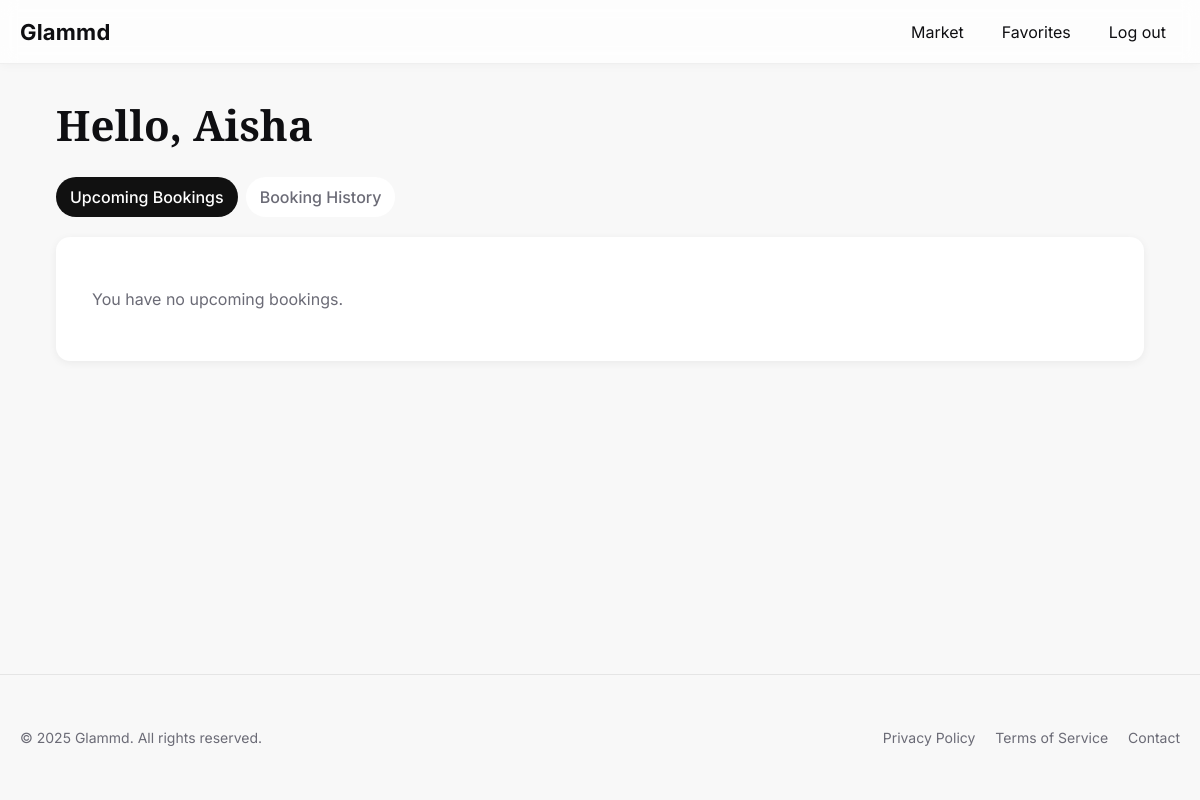
Before: /intial/clientdashboard.php (signed in) with the older database file.
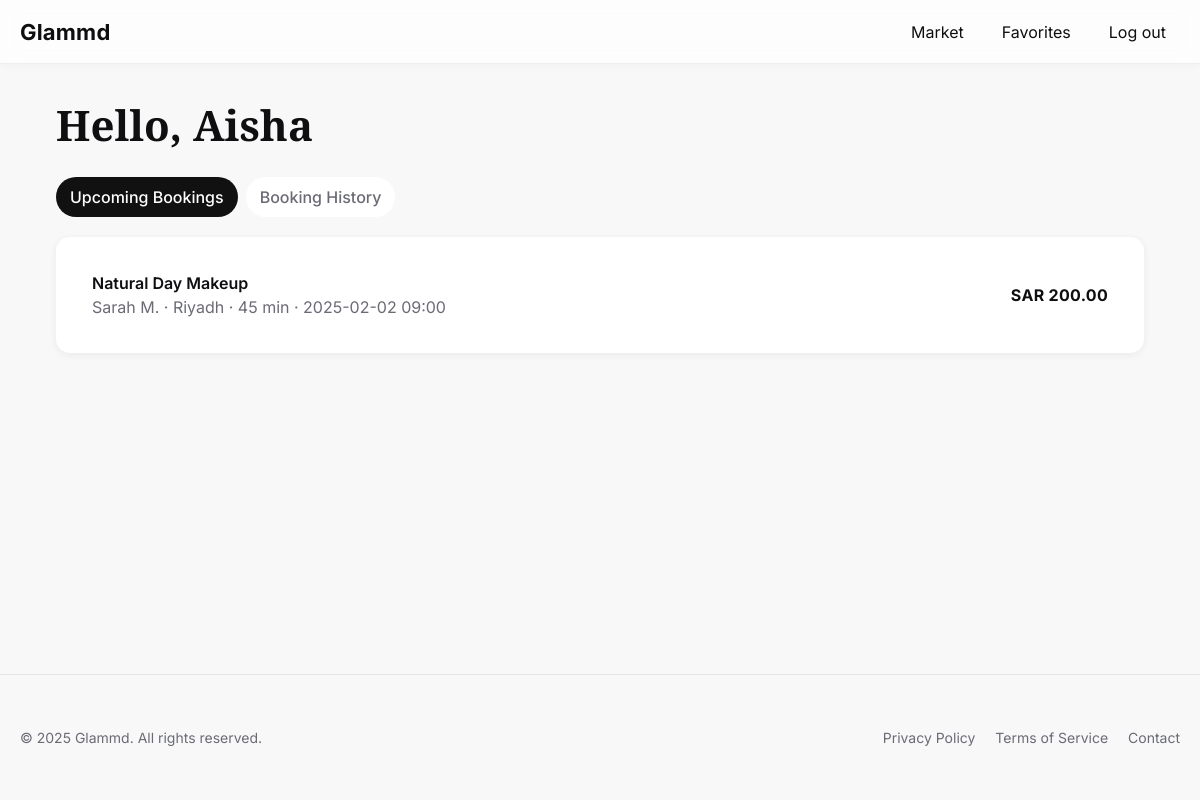
After: the same page with the newer database file.
### tables this page shows
CREATE TABLE `Booking` (
  `booking_id` int UNSIGNED NOT NULL AUTO_INCREMENT,
  `client_id` int UNSIGNED NOT NULL,
  `professional_id` int UNSIGNED NOT NULL,
  `service_id` int UNSIGNED NOT NULL,
  `time` datetime NOT NULL,
  `client_notes` text,
  `status` enum('confirmed','completed','cancelled') NOT NULL DEFAULT 'confirmed',
  PRIMARY KEY (`booking_id`),
  CONSTRAINT `fk_booking_client`
      FOREIGN KEY (`client_id`) REFERENCES `Client` (`client_id`) ON DELETE CASCADE,
  CONSTRAINT `fk_booking_professional`
      FOREIGN KEY (`professional_id`) REFERENCES `Professional` (`professional_id`) ON DELETE CASCADE,
  CONSTRAINT `fk_booking_service`
      FOREIGN KEY (`service_id`) REFERENCES `Service` (`service_id`) ON DELETE CASCADE
);

CREATE TABLE `Service` (
  `service_id` int UNSIGNED NOT NULL AUTO_INCREMENT,
  `professional_id` int UNSIGNED NOT NULL,
  `category` enum('Hair','Makeup','Skincare','Bodycare','Nails') NOT NULL,
  `title` varchar(160) NOT NULL,
  `description` text,
  `duration` smallint UNSIGNED NOT NULL,
  `price` decimal(10,2) NOT NULL,
  `tags` text,
  PRIMARY KEY (`service_id`),
  CONSTRAINT `fk_service_professional`
      FOREIGN KEY (`professional_id`)
      REFERENCES `Professional` (`professional_id`)
      ON DELETE CASCADE
);

CREATE TABLE `User` (
  `user_id` int UNSIGNED NOT NULL AUTO_INCREMENT,
  `name` varchar(120) NOT NULL,
  `email` varchar(255) NOT NULL UNIQUE,
  `password` varchar(255) NOT NULL,
  `role` enum('client','professional') NOT NULL,
  PRIMARY KEY (`user_id`)
);

### intial/clientdashboard.php (the view, shortened to what this page needs)
<?php
require_once "db.php";
$client_id = $_SESSION['user_id'];
$upcoming_sql = "
    SELECT
        b.booking_id, b.time, b.status,
        s.title, s.duration, s.price,
        u.name AS professional_name
    FROM Booking b
    JOIN Service s ON b.service_id = s.service_id
    JOIN Professional p ON b.professional_id = p.professional_id
    JOIN User u ON p.professional_id = u.user_id
    WHERE b.client_id = ?
      AND b.status = 'confirmed'
    ORDER BY b.time ASC
";
$up_stmt = $conn->prepare($upcoming_sql);
$up_stmt->bind_param("i", $client_id);
$up_stmt->execute();
$upcoming = $up_stmt->get_result();
?>
<!DOCTYPE html>
<html lang="en" class="has-solid-header">
<head>
  <link rel="stylesheet" href="common.css">
</head>
<body class="has-solid-header">
<header id="siteHeader" class="site-header">
    <div class="container header-inner">
      <a class="brand" href="index.php">Glammd</a>
      <nav class="nav">
        <a href="MarketPlace.php" class="nav-link">Market</a>
        <a href="favorites.php" class="nav-link">Favorites</a>
        <a href="logout.php" class="nav-link">Log out</a>
      </nav>
    </div>
</header>
<main class="page">
    <div class="wrap">
      <h1>Hello, <?= htmlspecialchars($_SESSION['name']) ?></h1>
      <nav class="tabs">
        <a href="#upcoming" class="active">Upcoming Bookings</a>
        <a href="#history">Booking History</a>
      </nav>
      <div class="content">
        <section id="upcoming" class="section default-visible">
          <div class="panel list">
            <?php if ($upcoming->num_rows === 0): ?>
              <p style="color:var(--muted); padding:1rem;">You have no upcoming bookings.</p>
            <?php else: ?>
              <?php while ($row = $upcoming->fetch_assoc()): ?>
                <div class="item">
                  <div class="meta">
                    <div class="title"><?= htmlspecialchars($row['title']) ?></div>
                    <div class="muted">
                      <?= htmlspecialchars($row['professional_name']) ?>
                      · Riyadh
                      · <?= $row['duration'] ?> min
                      · <?= date("Y-m-d H:i", strtotime($row['time'])) ?>
                    </div>
                  </div>
                  <div class="price">SAR <?= number_format($row['price'], 2) ?></div>
                </div>
              <?php endwhile; ?>
            <?php endif; ?>
          </div>
        </section>
      </div>
    </div>
</main>
<footer class="site-footer">
    <div class="container footer-inner">
      <p>© 2025 Glammd. All rights reserved.</p>
      <div class="footer-links">
        <a href="#">Privacy Policy</a>
        <a href="#">Terms of Service</a>
        <a href="#">Contact</a>
      </div>
    </div>
</footer>
</body>
</html>

Changed rows visible on the page:
added booking: service.title "Natural Day Makeup", user.name "Sarah M.", service.duration "45", time "2025-02-02 09:00", service.price "200.00"
Other visible differences:
text no longer shown: "You have no upcoming bookings."
